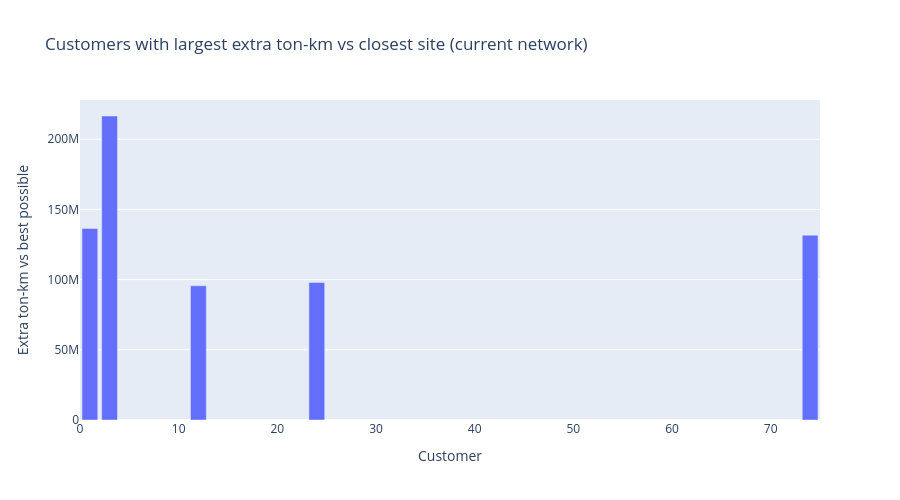

Notebook code for this chart:
### Code cell
# 2.4.2 Plot top 20 "worst" customers by extra ton-km

ineff_top = ineff_per_cust.head().reset_index()

fig = px.bar(
    ineff_top,
    x="Customer",
    y="Extra_ton_km",
    title="Customers with largest extra ton-km vs closest site (current network)",
    labels={"Extra_ton_km": "Extra ton-km vs best possible"},
    width=900,
    height=500
)
fig.show()

fig.write_image("customers_with_largest_extra_ton_km_2017.png", width=1600, height=900, scale=3)

# This graph shows customers that are currently served from a site that is not the closest one. 
# Those with large extra ton-km are good candidates for reassignment.

### Figure 1 — Plotly figure (JSON) as saved in the notebook; plotly's stock layout.template omitted (floating-point values rounded to 4 significant figures)
{"data": [{"hovertemplate": "Customer=%{x}<br>Extra ton-km vs best possible=%{y}<extra></extra>", "legendgroup": "", "marker": {"color": "#636efa", "pattern": {"shape": ""}}, "name": "", "orientation": "v", "showlegend": false, "textposition": "auto", "type": "bar", "x": [3, 1, 74, 24, 12], "xaxis": "x", "y": [216500000.0, 136500000.0, 131600000.0, 97900000.0, 95580000.0], "yaxis": "y"}], "layout": {"barmode": "relative", "height": 500, "legend": {"tracegroupgap": 0}, "title": {"text": "Customers with largest extra ton-km vs closest site (current network)"}, "width": 900, "xaxis": {"anchor": "y", "autorange": true, "domain": [0, 1], "range": [0, 75], "title": {"text": "Customer"}, "type": "linear"}, "yaxis": {"anchor": "x", "autorange": true, "domain": [0, 1], "range": [0, 227900000.0], "title": {"text": "Extra ton-km vs best possible"}, "type": "linear"}}}
